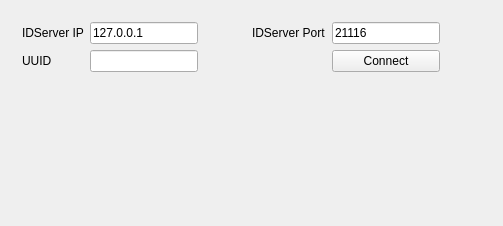
<?xml version="1.0" encoding="UTF-8"?>
<ui version="4.0">
 <class>DeskControlerClass</class>
 <widget class="QWidget" name="DeskControlerClass">
  <property name="geometry">
   <rect>
    <x>0</x>
    <y>0</y>
    <width>503</width>
    <height>226</height>
   </rect>
  </property>
  <property name="minimumSize">
   <size>
    <width>503</width>
    <height>226</height>
   </size>
  </property>
  <property name="maximumSize">
   <size>
    <width>503</width>
    <height>226</height>
   </size>
  </property>
  <property name="windowTitle">
   <string>DeskControler</string>
  </property>
  <layout class="QVBoxLayout" name="verticalLayout" stretch="2,4">
   <item>
    <widget class="QWidget" name="widget_2" native="true">
     <layout class="QGridLayout" name="gridLayout">
      <item row="0" column="0">
       <widget class="QLabel" name="label_2">
        <property name="text">
         <string>IDServer IP</string>
        </property>
       </widget>
      </item>
      <item row="0" column="1">
       <widget class="QLineEdit" name="ipLineEdit_">
        <property name="text">
         <string>127.0.0.1</string>
        </property>
       </widget>
      </item>
      <item row="0" column="2">
       <spacer name="horizontalSpacer_3">
        <property name="orientation">
         <enum>Qt::Orientation::Horizontal</enum>
        </property>
        <property name="sizeHint" stdset="0">
         <size>
          <width>26</width>
          <height>20</height>
         </size>
        </property>
       </spacer>
      </item>
      <item row="0" column="3">
       <widget class="QLabel" name="label_3">
        <property name="text">
         <string>IDServer Port</string>
        </property>
       </widget>
      </item>
      <item row="0" column="4">
       <widget class="QLineEdit" name="portLineEdit_">
        <property name="text">
         <string>21116</string>
        </property>
       </widget>
      </item>
      <item row="0" column="5">
       <spacer name="horizontalSpacer_4">
        <property name="orientation">
         <enum>Qt::Orientation::Horizontal</enum>
        </property>
        <property name="sizeHint" stdset="0">
         <size>
          <width>26</width>
          <height>20</height>
         </size>
        </property>
       </spacer>
      </item>
      <item row="1" column="0">
       <widget class="QLabel" name="label">
        <property name="text">
         <string>UUID</string>
        </property>
       </widget>
      </item>
      <item row="1" column="1">
       <widget class="QLineEdit" name="lineEdit"/>
      </item>
      <item row="1" column="4">
       <widget class="QPushButton" name="pushButton">
        <property name="text">
         <string>Connect</string>
        </property>
       </widget>
      </item>
      <item row="1" column="5">
       <spacer name="horizontalSpacer_2">
        <property name="orientation">
         <enum>Qt::Orientation::Horizontal</enum>
        </property>
        <property name="sizeHint" stdset="0">
         <size>
          <width>23</width>
          <height>20</height>
         </size>
        </property>
       </spacer>
      </item>
      <item row="1" column="2" colspan="2">
       <spacer name="horizontalSpacer">
        <property name="orientation">
         <enum>Qt::Orientation::Horizontal</enum>
        </property>
        <property name="sizeHint" stdset="0">
         <size>
          <width>24</width>
          <height>20</height>
         </size>
        </property>
       </spacer>
      </item>
     </layout>
    </widget>
   </item>
   <item>
    <widget class="QWidget" name="widget" native="true"/>
   </item>
  </layout>
 </widget>
 <layoutdefault spacing="6" margin="11"/>
 <resources>
  <include location="DeskControler.qrc"/>
 </resources>
 <connections/>
</ui>
